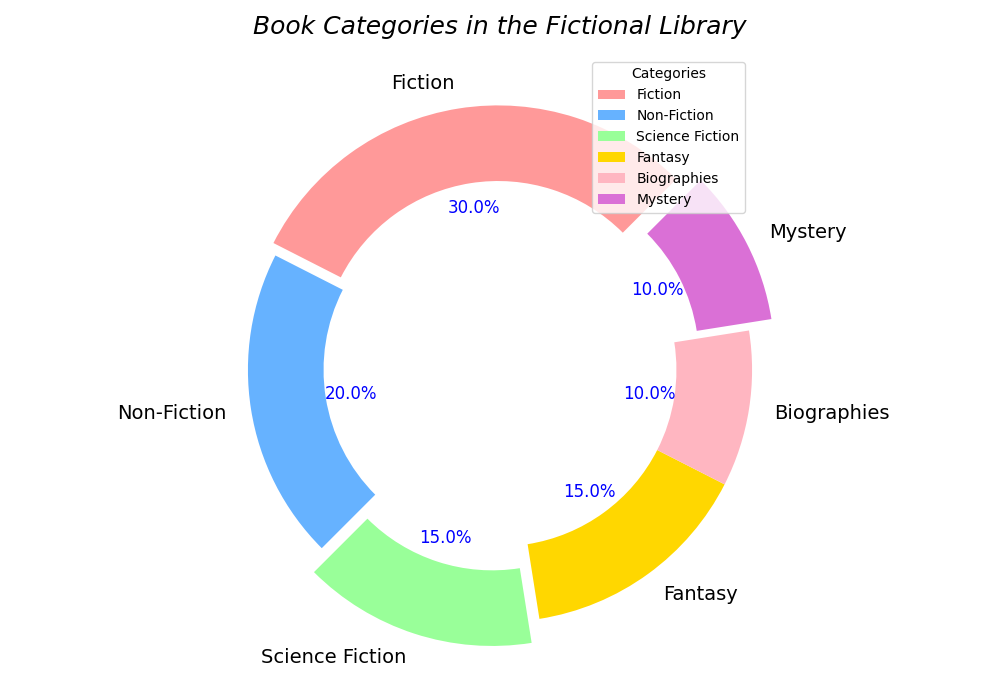

This chart was generated by the following Python code:
import matplotlib.pyplot as plt

categories = ['Fiction', 'Non-Fiction', 'Science Fiction', 'Fantasy', 'Biographies', 'Mystery']
distribution = [30, 20, 15, 15, 10, 10]
colors = ['#FF9999', '#66B2FF', '#99FF99', '#FFD700', '#FFB6C1', '#DA70D6']

fig, ax = plt.subplots(figsize=(10, 7))

wedges, texts, autotexts = ax.pie(
    distribution, 
    labels=categories, 
    colors=colors,
    autopct='%1.1f%%', 
    startangle=45,
    explode=(0.05, 0, 0.1, 0, 0, 0.1),
    wedgeprops=dict(width=0.3)  # Added to create the donut effect
)

for text in texts:
    text.set_fontsize(14)

for autotext in autotexts:
    autotext.set_color('blue')
    autotext.set_fontsize(12)

ax.grid(which='both', linestyle='--', linewidth=0.5)
ax.set_title('Book Categories in the Fictional Library', fontsize=18, style='italic', pad=15)
ax.legend(wedges, categories, loc='upper right', bbox_to_anchor=(0.9, 1), title="Categories")

plt.tight_layout()
plt.show()
